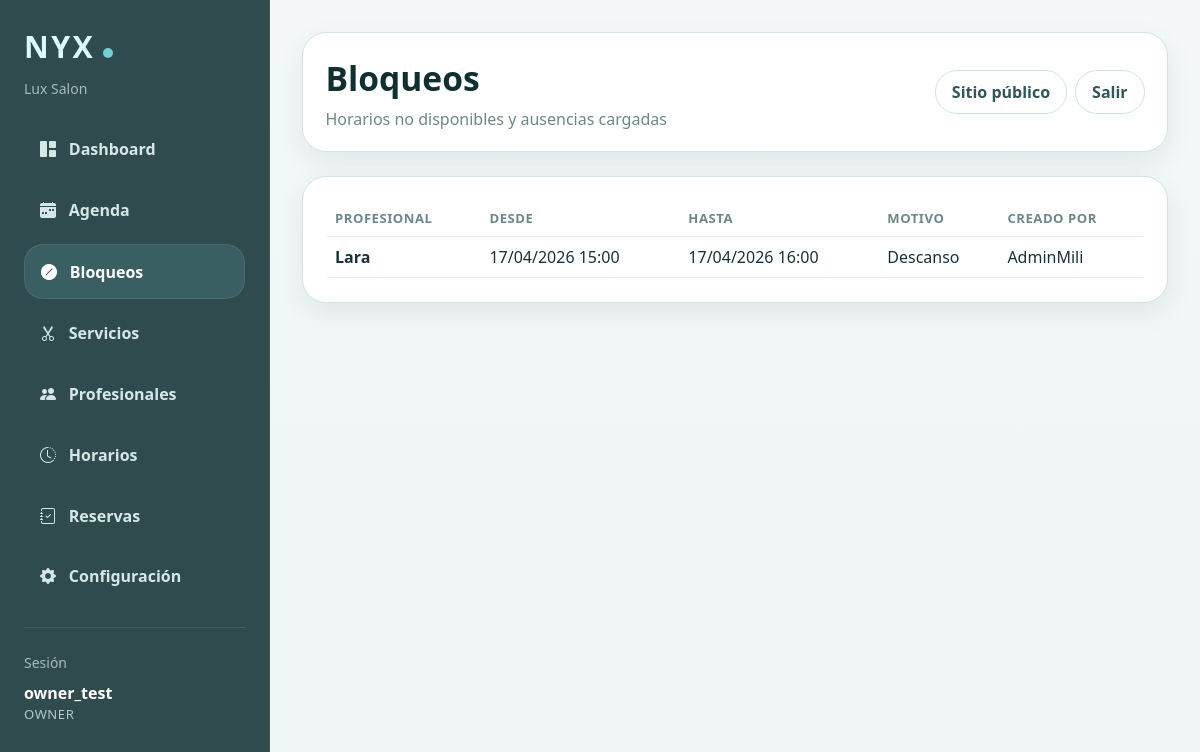
Screenshot of /panel/bloqueos/ (signed in) with the database file from the repository.
### reservas/models.py (models this page shows, shortened)
class Salon(models.Model):
    PAYMENT_METHOD_CHOICES = [
        ('transfer', 'Transferencia'),
        ('integrated', 'Pago integrado'),
        ('both', 'Transferencia y pago integrado'),
    ]
    name = models.CharField('Nombre', max_length=120)
    email = models.EmailField('Email', blank=True)
    phone = models.CharField('Teléfono', max_length=30, blank=True)
    address = models.CharField('Dirección', max_length=200, blank=True)
    is_active = models.BooleanField('Activo', default=True)
    created_at = models.DateTimeField(auto_now_add=True)
    deposit_enabled = models.BooleanField('Requerir seña', default=False)
    deposit_percentage = models.PositiveIntegerField('Porcentaje de seña', default=0)
    allow_full_payment = models.BooleanField('Permitir pago total', default=False)
    full_payment_required = models.BooleanField('Requerir pago total', default=False)
    payment_method = models.CharField(
        'Método de pago',
        max_length=20,
        choices=PAYMENT_METHOD_CHOICES,
        default='transfer'
    )
    payment_instructions = models.TextField('Instrucciones de pago', blank=True)
    allow_client_cancellation = models.BooleanField(
        'Permitir cancelación online por cliente',
        default=True
    )
    cancellation_limit_hours = models.PositiveIntegerField(
        'Horas límite para cancelar online',
        default=24
    )
    allow_client_reschedule = models.BooleanField(
        'Permitir modificación online por cliente',
        default=False
    )
    reschedule_limit_hours = models.PositiveIntegerField(
        'Horas límite para modificar online',
        default=24
    )
    class Meta:
        verbose_name = 'Peluquería'
        verbose_name_plural = 'Peluquerías'
        ordering = ['name']

class SalonMembership(models.Model):
    ROLE_CHOICES = [
        ('owner', 'Dueña/o'),
        ('staff', 'Staff'),
    ]
    user = models.ForeignKey(
        User,
        on_delete=models.CASCADE,
        related_name='salon_memberships'
    )
    salon = models.ForeignKey(
        Salon,
        on_delete=models.CASCADE,
        related_name='memberships'
    )
    role = models.CharField(
        max_length=20,
        choices=ROLE_CHOICES,
        default='staff'
    )
    is_active = models.BooleanField(default=True)
    created_at = models.DateTimeField(auto_now_add=True)
    class Meta:
        verbose_name = 'Membresía de peluquería'
        verbose_name_plural = 'Membresías de peluquería'
        unique_together = ('user', 'salon')

class EmployeeTimeOff(models.Model):
    employee = models.ForeignKey(
        Employee,
        on_delete=models.CASCADE,
        related_name='time_off_blocks',
        verbose_name='Profesional'
    )
    start_datetime = models.DateTimeField('Desde')
    end_datetime = models.DateTimeField('Hasta')
    reason = models.CharField('Motivo', max_length=150, blank=True)
    created_by = models.ForeignKey(
        User,
        on_delete=models.SET_NULL,
        null=True,
        blank=True,
        related_name='created_time_off_blocks',
        verbose_name='Creado por'
    )
    created_at = models.DateTimeField(auto_now_add=True)
    class Meta:
        verbose_name = 'Bloqueo de horario'
        verbose_name_plural = 'Bloqueos de horario'
        ordering = ['start_datetime']

class Employee(models.Model):
    user = models.OneToOneField(
        User,
        on_delete=models.SET_NULL,
        null=True,
        blank=True,
        related_name='employee_profile',
        verbose_name='Usuario'
    )
    name = models.CharField(max_length=100)
    phone = models.CharField(max_length=30, blank=True)
    is_active = models.BooleanField(default=True)
    services = models.ManyToManyField(Service, blank=True, related_name='employees')
    salon = models.ForeignKey(
        Salon,
        on_delete=models.CASCADE,
        related_name='employees',
        verbose_name='Peluquería',
    )

### reservas/panel_views.py (the view)
# urls.py: path('panel/bloqueos/', panel_views.panel_bloqueos, name='panel_bloqueos'),
@login_required
def panel_bloqueos(request):
    if request.user.is_superuser:
        raise PermissionDenied("El superuser seguí usándolo desde Django admin.")
    salon = get_user_salon(request.user)
    employee = get_user_employee(request.user)
    if not salon:
        raise PermissionDenied("Tu usuario no está asociado a ninguna peluquería.")
    blocks = EmployeeTimeOff.objects.select_related(
        'employee', 'employee__salon', 'created_by'
    )
    if is_owner_user(request.user):
        blocks = blocks.filter(employee__salon=salon)
    elif is_staff_user(request.user) and employee:
        blocks = blocks.filter(employee=employee)
    else:
        blocks = blocks.none()
    blocks = blocks.order_by('start_datetime')
    context = {
        'panel_role': 'owner' if is_owner_user(request.user) else 'staff',
        'salon': salon,
        'blocks': blocks,
    }
    return render(request, 'reservas/panel/bloqueos.html', context)

### reservas/panel_views.py (called while the page is built)
def get_user_membership(user):
    if not user.is_authenticated or user.is_superuser:
        return None
    return user.salon_memberships.filter(is_active=True).select_related('salon').first()

def get_user_salon(user):
    membership = get_user_membership(user)
    return membership.salon if membership else None

def is_owner_user(user):
    membership = get_user_membership(user)
    return bool(membership and membership.role == 'owner')

def get_user_employee(user):
    return getattr(user, 'employee_profile', None)

### reservas/templates/reservas/panel/bloqueos.html (shortened to what this page needs)
{% extends "reservas/panel/base_panel.html" %}
{% block panel_title %}Bloqueos{% endblock %}
{% block panel_subtitle %}Horarios no disponibles y ausencias cargadas{% endblock %}
{% block panel_content %}
<div class="nyx-card p-4">
  {% if blocks %}
    <div class="table-responsive">
      <table class="table nyx-table align-middle">
        <thead>
          <tr>
            {% if panel_role == 'owner' %}
              <th>Profesional</th>
            {% endif %}
            <th>Desde</th>
            <th>Hasta</th>
            <th>Motivo</th>
            <th>Creado por</th>
          </tr>
        </thead>
        <tbody>
          {% for block in blocks %}
            <tr>
              {% if panel_role == 'owner' %}
                <td class="fw-semibold">{{ block.employee.name }}</td>
              {% endif %}
              <td>{{ block.start_datetime|date:"d/m/Y H:i" }}</td>
              <td>{{ block.end_datetime|date:"d/m/Y H:i" }}</td>
              <td>{{ block.reason|default:"-" }}</td>
              <td>{{ block.created_by.username|default:"-" }}</td>
            </tr>
          {% endfor %}
        </tbody>
      </table>
    </div>
  {% else %}
    <div class="nyx-empty">
      No hay bloqueos cargados.
    </div>
  {% endif %}
</div>
{% endblock %}

### reservas/templates/reservas/panel/base_panel.html (shortened to what this page needs)
{% load static %}
<!DOCTYPE html>
<html lang="es">
<head>
  <link href="https://cdn.jsdelivr.net/npm/bootstrap@5.3.3/dist/css/bootstrap.min.css" rel="stylesheet">
  <link rel="stylesheet" href="https://cdn.jsdelivr.net/npm/bootstrap-icons@1.11.3/font/bootstrap-icons.min.css">
</head>
<body>
  <div class="container-fluid px-0">
    <div class="row g-0">
      <div class="col-lg-auto">
        <aside class="nyx-sidebar p-3 p-lg-4">
          <div class="mb-4">
            <div class="nyx-brand">NYX<span class="nyx-logo-dot"></span></div>
            <div class="small nyx-session-label mt-2">{{ salon.name }}</div>
          </div>
          <nav class="d-flex flex-column gap-2">
            <a href="{% url 'panel_dashboard' %}" class="nyx-nav-link {% if request.resolver_match.url_name == 'panel_dashboard' %}active{% endif %}">
              <i class="bi bi-grid-1x2-fill"></i>
              <span>Dashboard</span>
            </a>
            <a href="{% url 'panel_agenda' %}?quick=today" class="nyx-nav-link {% if request.resolver_match.url_name == 'panel_agenda' %}active{% endif %}">
              <i class="bi bi-calendar-week-fill"></i>
              <span>Agenda</span>
            </a>
            <a href="{% url 'panel_bloqueos' %}" class="nyx-nav-link {% if request.resolver_match.url_name == 'panel_bloqueos' %}active{% endif %}">
              <i class="bi bi-slash-circle-fill"></i>
              <span>Bloqueos</span>
            </a>
            {% if panel_role == 'owner' %}
              <a href="{% url 'panel_services' %}" class="nyx-nav-link ">
                <i class="bi bi-scissors"></i>
                <span>Servicios</span>
              </a>
              <a href="{% url 'panel_employees' %}" class="nyx-nav-link ">
                <i class="bi bi-people-fill"></i>
                <span>Profesionales</span>
              </a>
              <a href="{% url 'panel_business_hours' %}" class="nyx-nav-link ">
                <i class="bi bi-clock-history"></i>
                <span>Horarios</span>
              </a>
              <a href="{% url 'panel_bookings' %}" class="nyx-nav-link {% if request.resolver_match.url_name == 'panel_bookings' or request.resolver_match.url_name == 'panel_booking_detail' %}active{% endif %}">
                <i class="bi bi-journal-check"></i>
                <span>Reservas</span>
              </a>
              <a href="{% url 'panel_settings' %}" class="nyx-nav-link {% if request.resolver_match.url_name == 'panel_settings' %}active{% endif %}">
                <i class="bi bi-gear-fill"></i>
                <span>Configuración</span>
              </a>
            {% endif %}
          </nav>
          <div class="mt-4 pt-4 border-top border-light border-opacity-10">
            <div class="small nyx-session-label mb-2">Sesión</div>
            <div class="nyx-session-user">{{ request.user.username }}</div>
            <div class="nyx-session-role">{{ panel_role }}</div>
          </div>
        </aside>
      </div>
      <div class="col">
        <main class="nyx-main">
          <div class="nyx-topbar d-flex justify-content-between align-items-center flex-wrap gap-3">
            <div>
              <div class="nyx-panel-title">{% block panel_title %}Panel{% endblock %}</div>
              <p class="nyx-panel-subtitle">{% block panel_subtitle %}Gestión interna NYX{% endblock %}</p>
            </div>
            <div class="d-flex align-items-center gap-2">
              <a href="/" class="nyx-outline-light">Sitio público</a>
              <a href="{% url 'panel_logout' %}" class="nyx-outline-light">Salir</a>
            </div>
          </div>
          {% block panel_content %}{% endblock %}
        </main>
      </div>
    </div>
  </div>
</body>
</html>

### reservas/templates/reservas/panel/base_panel.html (style rules this page uses)
:root { --nyx-bg: #eef4f4; --nyx-surface: #ffffff; --nyx-surface-soft: #f8fbfb; --nyx-border: #cfe4e5; --nyx-primary: #76cfd2; --nyx-primary-strong: #4aaeb4; --nyx-primary-dark: #2f4b4d; --nyx-text: #183234; --nyx-muted: #6d8789; --nyx-shadow: 0 10px 28px rgba(31, 55, 58, .08); --nyx-radius: 1.5rem; }
body { background: linear-gradient(180deg, #f4f8f8 0%, #eef4f4 100%); color: var(--nyx-text); min-height: 100vh; font-family: system-ui, -apple-system, BlinkMacSystemFont, "Segoe UI", sans-serif; }
.nyx-sidebar { width: 270px; min-height: 100vh; background: #2f4b4d; border-right: 1px solid rgba(255,255,255,.08); position: sticky; top: 0; color: #eaf6f6; }
.nyx-brand { font-size: 1.9rem; font-weight: 800; letter-spacing: .08em; color: #dff8f8; }
.nyx-logo-dot { display:inline-block; width:10px; height:10px; border-radius:50%; background: var(--nyx-primary); margin-left: 8px; }
.nyx-nav-link { display:flex; align-items:center; gap:.8rem; padding:.9rem 1rem; border-radius: 1.2rem; color: #d7e7e8; text-decoration:none; transition:.2s ease; font-weight: 700; }
.nyx-nav-link:hover, .nyx-nav-link.active { color: #ffffff; background: rgba(118, 207, 210, .16); border: 1px solid rgba(255,255,255,.08); }
.nyx-main { padding: 2rem; }
.nyx-topbar { background: var(--nyx-surface); border: 1px solid var(--nyx-border); border-radius: var(--nyx-radius); padding: 1.25rem 1.4rem; box-shadow: var(--nyx-shadow); margin-bottom: 1.5rem; }
.nyx-card { background: var(--nyx-surface); border: 1px solid var(--nyx-border); border-radius: var(--nyx-radius); box-shadow: var(--nyx-shadow); }
.nyx-panel-title { font-size: 2.1rem; font-weight: 800; margin-bottom: .2rem; color: #0f2f31; }
.nyx-panel-subtitle { color: var(--nyx-muted); margin-bottom: 0; }
.nyx-table { --bs-table-bg: transparent; --bs-table-color: var(--nyx-text); --bs-table-border-color: #e1eded; margin-bottom: 0; }
.nyx-table thead th { color: var(--nyx-muted); font-size: .82rem; text-transform: uppercase; letter-spacing: .04em; border-bottom-color: #e1eded; }
.nyx-session-label { color: rgba(234, 246, 246, .65); }
.nyx-session-user { color: #ffffff; font-weight: 700; }
.nyx-session-role { color: rgba(234, 246, 246, .72); text-transform: uppercase; font-size: .82rem; letter-spacing: .04em; }
.nyx-outline-light { border-radius: 999px; padding: .55rem 1rem; border: 1px solid var(--nyx-border); background: #fff; color: #315558; text-decoration: none; font-weight: 700; transition: .2s ease; }

### rows the page displays
Salon: name "Lux Salon"
SalonMembership: role "OWNER"
EmployeeTimeOff: employee.name "Lara", start_datetime "17/04/2026 15:00", end_datetime "17/04/2026 16:00", reason "Descanso", created_by.username "AdminMili"

### other values shown
{{ request.user.username }} "owner_test"
